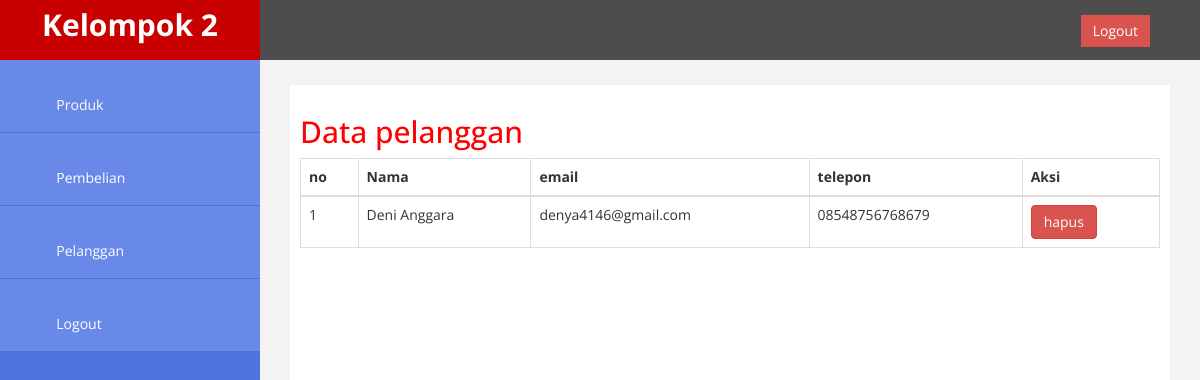
The app's page /Kelompok_2/Store/admin/index.php?halaman=pelanggan (signed in) with its own data.
### tables this page shows
CREATE TABLE `pelanggan` (
  `id_pelanggan` int(11) NOT NULL,
  `email_pelanggan` varchar(100) NOT NULL,
  `password_pelanggan` varchar(50) NOT NULL,
  `nama_pelanggan` varchar(100) NOT NULL,
  `telepon_pelanggan` varchar(25) NOT NULL,
  `alamt_pelanggan` text NOT NULL
);

### Kelompok_2/Store/admin/pelanggan.php (the view)
<h2>Data pelanggan</h2>
<table class="table table-bordered">
	<thead>
		<tr>
			<th>no</th>
			<th>Nama</th>
			<th>email</th>
			<th>telepon</th>
			<th>Aksi</th>
		</tr>
	</thead>
	<tbody>
		<?php $nomor=1; ?>
		<?php $ambil=$koneksi->query("SELECT * FROM pelanggan"); ?>
		<?php while ($pecah = $ambil->fetch_assoc()){ ?>
		<tr>
			<td><?php echo $nomor; ?></td>
			<td><?php echo $pecah['nama_pelanggan']; ?></td>
			<td><?php echo $pecah['email_pelanggan']; ?></td>
			<td><?php echo $pecah['telepon_pelanggan']; ?></td>
			<td>
				<a href="" class="btn btn-danger">hapus </a>
			</td>
		</tr>
		<?php $nomor++; ?>
		<?php } ?>
	</tbody>
</table>

### Kelompok_2/Store/admin/assets/css/custom.css (style rules this page uses)
body { font-family: 'Open Sans', sans-serif; }
h2 { color: #f00; }

### records on screen
pelanggan: nama_pelanggan "Deni Anggara", email_pelanggan "denya4146@gmail.com", telepon_pelanggan "08548756768679"
